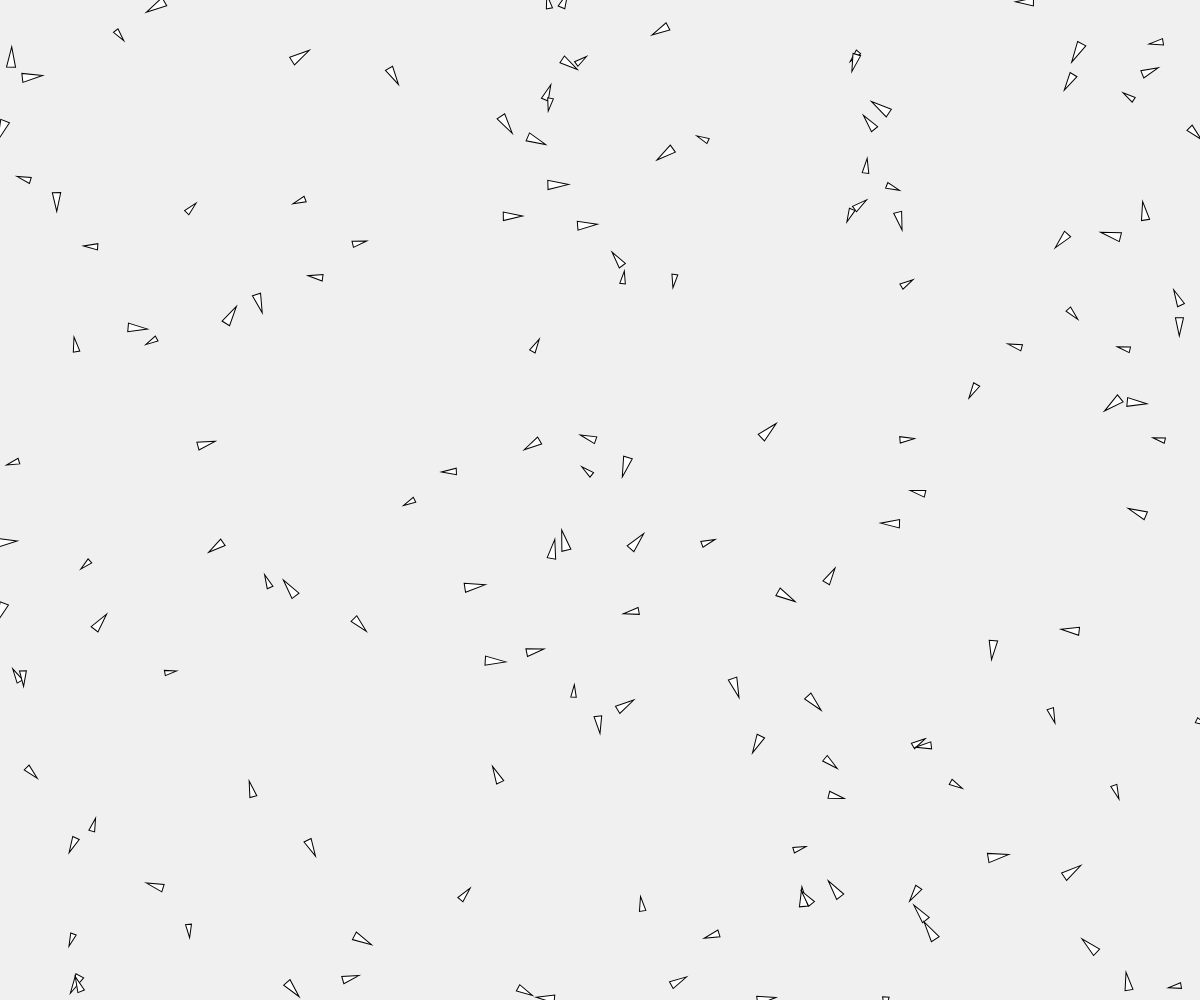
Frame 1 (no input)
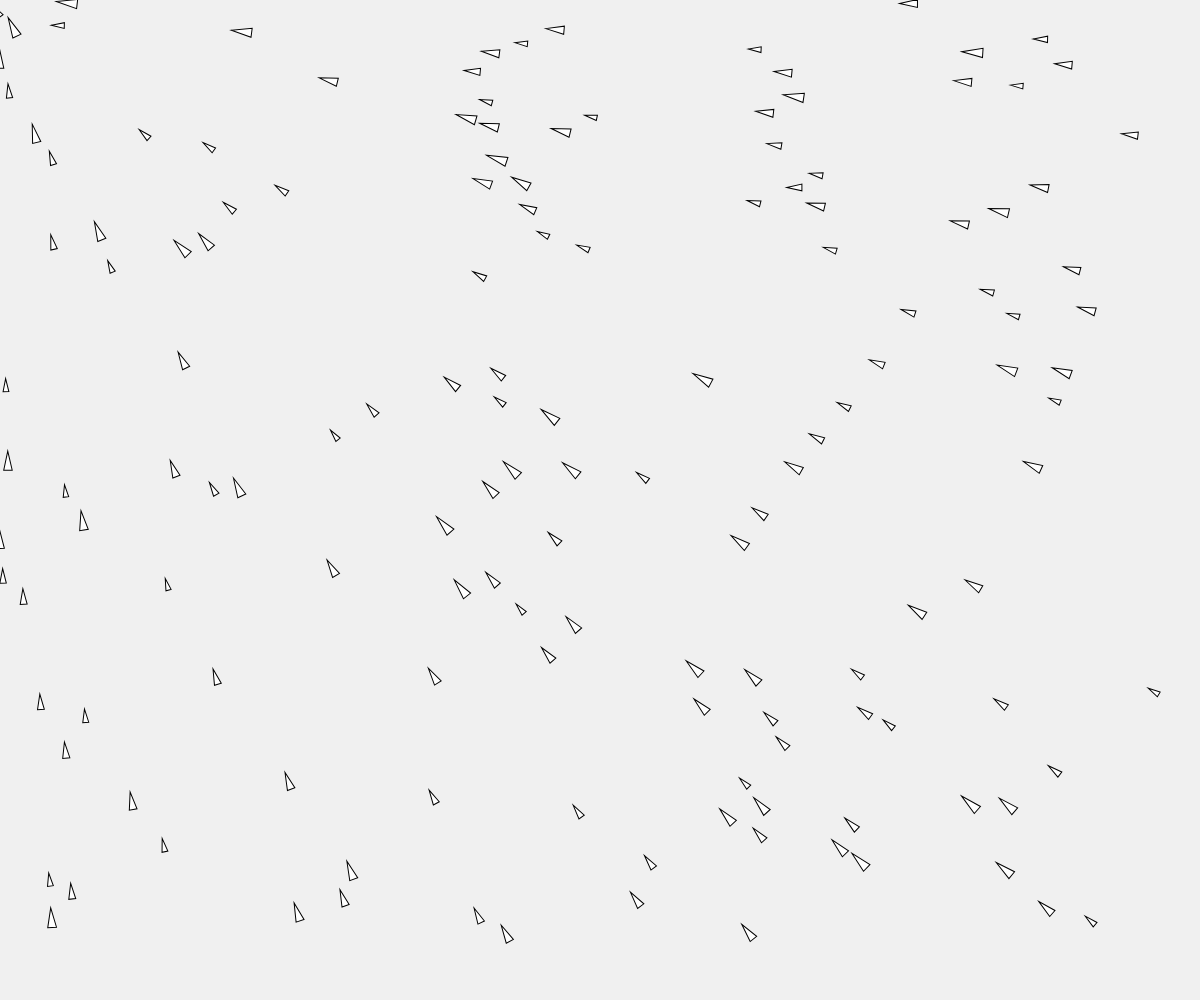
Frame 60 (no input)
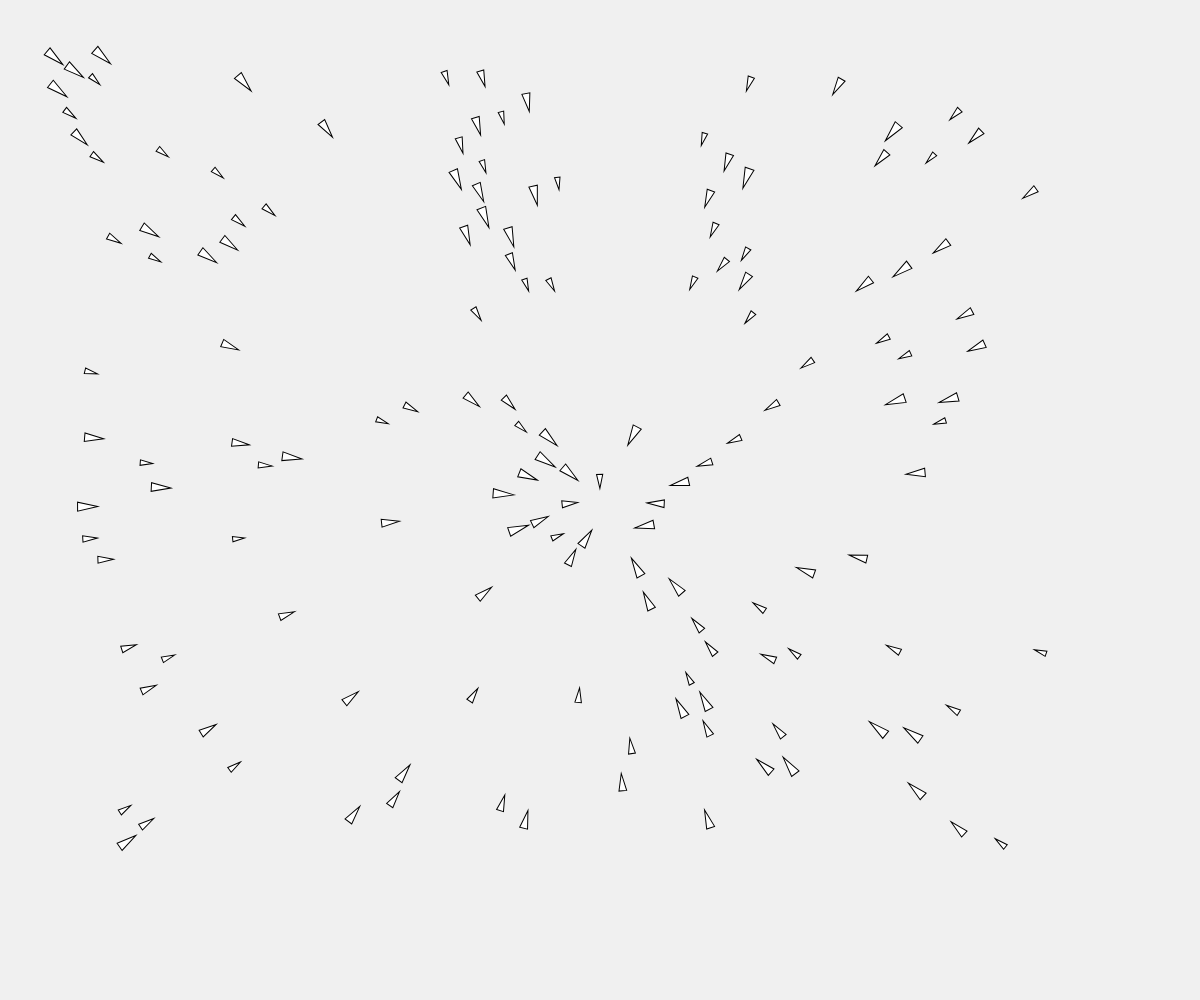
Frame 120 (the mouse pressed at the canvas centre since frame 60)

The p5.js sketch that drew these frames (run headless with seeded random() and noise() and a simulated clock; from frame 60 on, the mouse is pressed at the canvas centre):

// p5.js sketch
// ── sketch.js
let planes = [];
const numPlanes = 150;
const flockingRadius = 80;
const separationDistance = 25;
const maxSpeed = 2;
const maxForce = 0.05;
let target;

function setup() {
  createCanvas(windowWidth, windowHeight);
  // Initialize paper airplane shapes
  for (let i = 0; i < numPlanes; i++) {
    planes.push({
      pos: createVector(random(width), random(height)),
      vel: p5.Vector.random2D().mult(random(1, maxSpeed)),
      acc: createVector(0, 0),
      size: random(8, 14),
      angle: random(TWO_PI)
    });
  }
  target = createVector(width / 2, height / 2);
}

function draw() {
  background(240);

  // Update target to follow mouse
  target.set(mouseX, mouseY);

  for (let plane of planes) {
    // Apply flocking behaviors
    let sep = separate(plane);
    let ali = align(plane);
    let coh = cohesion(plane);
    let arr = arrive(plane, target);

    // Weight the forces
    sep.mult(2.5);
    ali.mult(1.0);
    coh.mult(1.0);
    arr.mult(1.5);

    // Apply forces
    plane.acc.add(sep);
    plane.acc.add(ali);
    plane.acc.add(coh);
    plane.acc.add(arr);

    // Update velocity and position
    plane.vel.add(plane.acc);
    plane.vel.limit(maxSpeed);
    plane.pos.add(plane.vel);
    plane.acc.mult(0);

    // Wrap around edges
    if (plane.pos.x > width + 20) plane.pos.x = -20;
    else if (plane.pos.x < -20) plane.pos.x = width + 20;
    if (plane.pos.y > height + 20) plane.pos.y = -20;
    else if (plane.pos.y < -20) plane.pos.y = height + 20;

    // Draw the paper airplane
    push();
    translate(plane.pos.x, plane.pos.y);
    rotate(plane.vel.heading());
    fill(255);
    stroke(0);
    strokeWeight(1);
    beginShape();
    vertex(plane.size, 0);
    vertex(-plane.size/2, -plane.size/3);
    vertex(-plane.size/2, plane.size/3);
    endShape(CLOSE);
    pop();
  }
}

function separate(plane) {
  let steer = createVector(0, 0);
  let count = 0;
  for (let other of planes) {
    let d = p5.Vector.dist(plane.pos, other.pos);
    if (d > 0 && d < separationDistance) {
      let diff = p5.Vector.sub(plane.pos, other.pos);
      diff.normalize();
      diff.div(d); // Weight by distance
      steer.add(diff);
      count++;
    }
  }

  if (count > 0) {
    steer.div(count);
    steer.normalize();
    steer.mult(maxSpeed);
    steer.sub(plane.vel);
    steer.limit(maxForce);
  }

  return steer;
}

function align(plane) {
  let sum = createVector(0, 0);
  let count = 0;
  for (let other of planes) {
    let d = p5.Vector.dist(plane.pos, other.pos);
    if (d > 0 && d < flockingRadius) {
      sum.add(other.vel);
      count++;
    }
  }

  if (count > 0) {
    sum.div(count);
    sum.normalize();
    sum.mult(maxSpeed);
    let steer = p5.Vector.sub(sum, plane.vel);
    steer.limit(maxForce);
    return steer;
  } else {
    return createVector(0, 0);
  }
}

function cohesion(plane) {
  let sum = createVector(0, 0);
  let count = 0;
  for (let other of planes) {
    let d = p5.Vector.dist(plane.pos, other.pos);
    if (d > 0 && d < flockingRadius) {
      sum.add(other.pos);
      count++;
    }
  }

  if (count > 0) {
    sum.div(count);
    return arrive(plane, sum);
  } else {
    return createVector(0, 0);
  }
}

function arrive(plane, target) {
  let desired = p5.Vector.sub(target, plane.pos);
  let d = desired.mag();
  if (d > 0) {
    desired.normalize();
    if (d < 100) {
      let m = map(d, 0, 100, 0, maxSpeed);
      desired.mult(m);
    } else {
      desired.mult(maxSpeed);
    }
    let steer = p5.Vector.sub(desired, plane.vel);
    steer.limit(maxForce);
    return steer;
  } else {
    return createVector(0, 0);
  }
}

function windowResized() {
  resizeCanvas(windowWidth, windowHeight);
}
